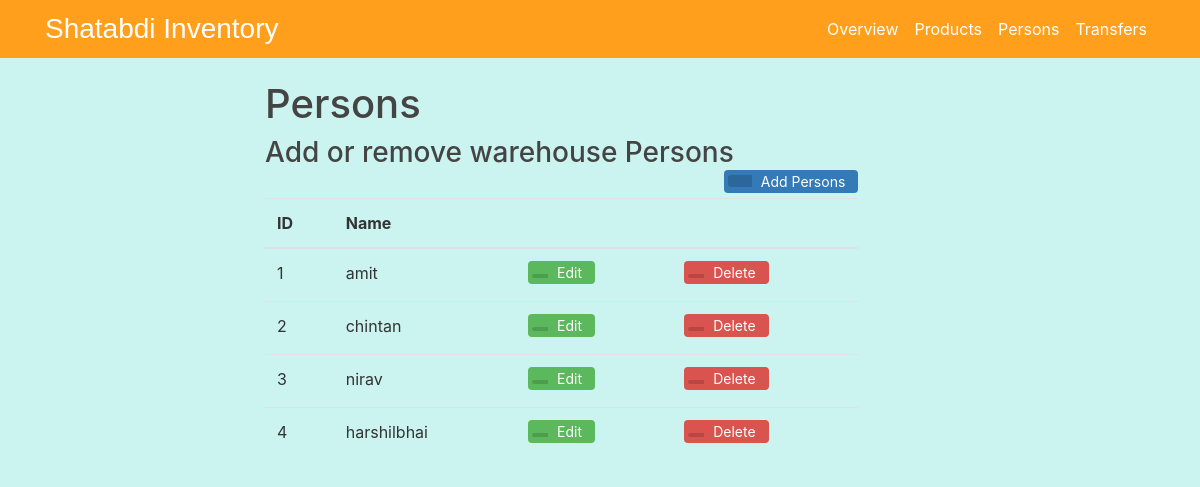
/Location, run on the app's committed database.
### flaskinventory/models.py (models this page shows, shortened)
class Location(db.Model):
    loc_id = db.Column(db.Integer, primary_key= True)
    loc_name = db.Column(db.String(20),unique = True, nullable = False)

### flaskinventory/routes.py (the view, shortened to what this page needs)
@app.route("/Location", methods = ['GET', 'POST'])
def loc():
    form = addlocation()
    lform = editlocation()
    details = Location.query.all()
    exists = bool(Location.query.all())
    if exists== False and request.method == 'GET':
            flash(f'Add locations  to view','info')
    return render_template('loc.html',title = 'Locations',lform=lform,form = form,details=details)

### flaskinventory/templates/loc.html (shortened to what this page needs)
{% extends "overview.html" %}
{% block content %}
<div class="container">
<h1>Persons</h1>
<div >
  <h3 style="display: inline-block;margin:0;"> Add or remove warehouse Persons</h3>
  <button type="button" class="btn btn-add" data-toggle="modal" data-target="#exampleModal">
   <span class="btn-icon-add"></span>Add Persons</button>
</div>
<table class="table table-hover">
<thead>
 <tr>
   <th>ID</th>
   <th>Name</th>
   <th></th>
   <th></th>
 </tr>
</thead>
<tbody>
  {% for d in details %}
  <tr>
    <td>{{d.loc_id}}</td>
    <td>{{d.loc_name}}</td>
   <td>
       <button type="button" class="btn btn-edit" data-toggle="modal" data-target ="#edit{{d.loc_id}}">
       <span class="btn-icon"></span>Edit</button>
   </td>
   <td>
      <a href="{{ url_for('delete', p_id = d.loc_id,type ='location' )}}">
       <button type="button" class="btn btn-delete">
       <span class="btn-icon"></span>Delete</button>
   </td>
 </tr>
{% endfor %}
</tbody>
</table>
</div>
{% endblock content %}

### flaskinventory/static/main.css (style rules this page uses)
body { background: #CBF3F0; color: #333333; margin-top: 5rem; }
h1, h2, h3, h4, h5, h6 { color: #444444; }
a { color: white; }
.btn-icon { position: relative; left: -9px; display: inline-block;padding: 2px 8px; background: rgba(0,0,0,0.15); border-radius: 3px 0 0 3px; color: white; font-size: 14px; }
.btn-icon-add { position: relative; left: -9px; display: inline-block;padding: 6px 12px; background: rgba(0,0,0,0.15); border-radius: 3px 0 0 3px; color: white; font-size: 14px; }
.btn-add { padding-top: 0; padding-bottom: 0; background-color:#337ab7; color: white; font-size: 14px; float: right; }
.btn-edit { padding-top: 0; padding-bottom: 0; background-color: #5cb85c; color: white; font-size: 14px; }
.btn-delete { padding-top: 0; padding-bottom: 0; background-color: #d9534f; color: white; font-size: 14px; }
.btn { margin-bottom:5px;font-size: 14px; }
html, body { height: 100%; }

### data on the page
Location: loc_id "1", loc_name "amit"
Location: loc_id "2", loc_name "chintan"
Location: loc_id "3", loc_name "nirav"
Location: loc_id "4", loc_name "harshilbhai"
